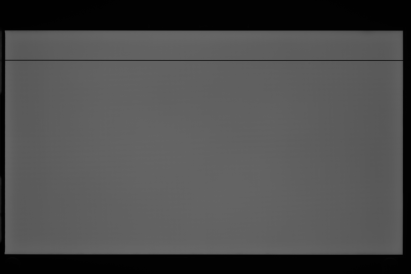
#> input picture images/3.bmp, 411 x 274 px, found by its file name
$ python find_line.py   (older library calls are emulated)
#> lines starting #> are read from the running program, lines starting #| are printed output that depends on the picture; after the words box and inside, x2 and y2 are one past the last pixel; in counts of white or black regions, pixels touching at a corner belong together
#coding:utf-8
import cv2
import numpy as np

def get_image(path):
	img = cv2.imread(path)
	gray = cv2.cvtColor(img,cv2.COLOR_BGR2GRAY)
	return img,gray


def Gaussian_Blur(gray):
	blurred = cv2.GaussianBlur(gray,(9,9),0)
	return blurred

def Sobel_gradient(blurred):
	gradX = cv2.Sobel(blurred,ddepth = cv2.CV_32F,dx = 1,dy = 0)
	gradY = cv2.Sobel(blurred,ddepth = cv2.CV_32F,dx = 0,dy = 1)
	gradY = np.absolute(gradY)
	gradient = cv2.subtract(gradX,gradY)
	gradient = cv2.convertScaleAbs(gradY)
	return gradX, gradY, gradient

def Thresh_and_blur(gradient):
	blurred = cv2.GaussianBlur(gradient,(9,9),0)
	(_,thresh) = cv2.threshold(blurred,15,16, cv2.THRESH_BINARY)
	return thresh

def image_morphology(thresh):
	kernel = cv2.getStructuringElement(cv2.MORPH_ELLIPSE,(25,25))
	closed = cv2.morphologyEx(thresh, cv2.MORPH_CLOSE, kernel)
	closed = cv2.erode(closed, None, iterations=4)
	closed = cv2.dilate(closed, None, iterations=4)
	return closed

def findcnts_and_box_point(closed):
	# 这里opencv3返回的是三个参数
	(_, cnts, _) = cv2.findContours(closed.copy(),
		cv2.RETR_CCOMP,
		cv2.CHAIN_APPROX_SIMPLE)
	c = sorted(cnts, key=cv2.contourArea, reverse=True)[2]
	print(len(cnts))
	# compute the rotated bounding box of the largest contour
	rect = cv2.minAreaRect(c)
	box = np.int0(cv2.boxPoints(rect))
	return box

def drawcnts_and_cut(original_img, box):
	# 因为这个函数有极强的破坏性，所有需要在img.copy()上画
	# draw a bounding box arounded the detected barcode and display the image
	draw_img = cv2.drawContours(original_img.copy(), [box], -1, (0, 0, 255), 3)

	Xs = [i[0] for i in box]
	Ys = [i[1] for i in box]
	x1 = min(Xs)
	x2 = max(Xs)
	y1 = min(Ys)
	y2 = max(Ys)
	hight = y2 - y1
	width = x2 - x1
	crop_img = original_img[y1:y1+hight, x1:x1+width]

	return draw_img, crop_img

def walk():

	img_path = '3.bmp'
	save_path = 'dog2.png'
	original_img, gray = get_image(img_path)
#> in get_image, img is the input picture: shape (274, 411, 3); min 1, max 103, mean 75.8
	blurred = Gaussian_Blur(gray)
	gradX, gradY, gradient = Sobel_gradient(blurred)
#> in Sobel_gradient, `gradX = cv2.Sobel(blurred,ddepth = cv2.CV_32F,dx = 1,dy = 0)`:
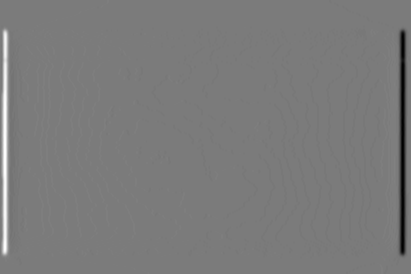
#> gradX: shape (274, 411) float32; min -156, max 167, mean -0.1; drawn with min black and max white
#> in Sobel_gradient, `gradY = np.absolute(gradY)`:
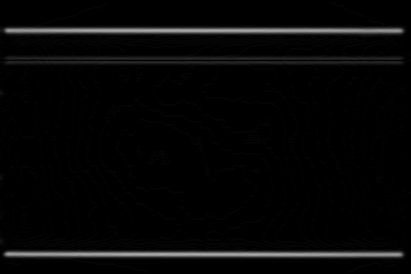
#> gradY: shape (274, 411) float32; min 0, max 172, mean 6.6
#> in Sobel_gradient, `gradient = cv2.subtract(gradX,gradY)`:
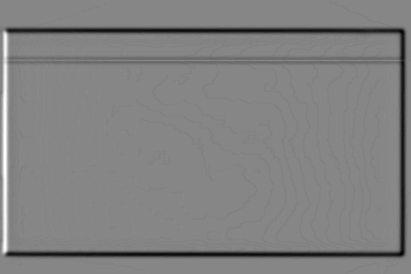
#> gradient: shape (274, 411) float32; min -184, max 166, mean -6.8; drawn with min black and max white
	thresh = Thresh_and_blur(gradient)
#> in Thresh_and_blur, `(_,thresh) = cv2.threshold(blurred,15,16, cv2.THRESH_BINARY)`:
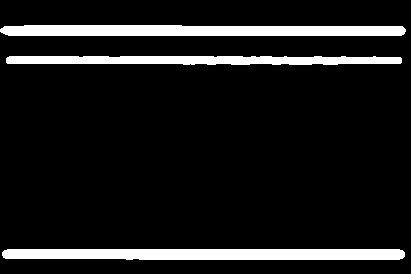
#> thresh: shape (274, 411); values 0 (black) and 16 (white), 10.3% white; 3 white regions
	box = findcnts_and_box_point(thresh)
#> in findcnts_and_box_point, `(_, cnts, _) = cv2.findContours(closed.copy(), cv2.RETR_CCOMP, cv2.CHA..`: cnts = 3 contours; box (x1, y1, x2, y2) and area: (2, 249, 405, 260) 3867, (0, 25, 406, 36) 3770, (6, 56, 402, 65) 2706
#> in findcnts_and_box_point, `c = sorted(cnts, key=cv2.contourArea, reverse=True)[2]`: c = contour of 75 points, box (x1, y1, x2, y2) (6, 56, 402, 65), area 2706
#| 3
#> in findcnts_and_box_point, `rect = cv2.minAreaRect(c)`: rect = ((203.5, 60), (8, 395), -90)
#> in findcnts_and_box_point, `box = np.int0(cv2.boxPoints(rect))`: box = [[401, 64], [6, 64], [6, 56], [401, 56]]
#> box = [[401, 64], [6, 64], [6, 56], [401, 56]]
	draw_img, crop_img = drawcnts_and_cut(original_img,box)
#> in drawcnts_and_cut, `draw_img = cv2.drawContours(original_img.copy(), [box], -1, (0, 0, 255..`:
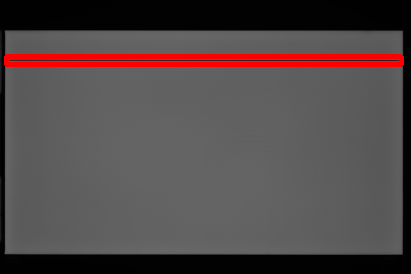
#> draw_img: shape (274, 411, 3); mean B, G, R 72.4, 72.4, 81.5
#> in drawcnts_and_cut, `Xs = [i[0] for i in box]`: Xs = [401, 6, 6, 401]
#> in drawcnts_and_cut, `Ys = [i[1] for i in box]`: Ys = [64, 64, 56, 56]
#> in drawcnts_and_cut, `x1 = min(Xs)`: x1 = 6
#> in drawcnts_and_cut, `x2 = max(Xs)`: x2 = 401
#> in drawcnts_and_cut, `y1 = min(Ys)`: y1 = 56
#> in drawcnts_and_cut, `y2 = max(Ys)`: y2 = 64
#> in drawcnts_and_cut, `hight = y2 - y1`: hight = 8
#> in drawcnts_and_cut, `width = x2 - x1`: width = 395

	# 暴力一点，把它们都显示出来看看

	#cv2.imshow('original_img', original_img)
	#cv2.imshow('blurred', blurred)
	cv2.imshow('gradX', gradX)
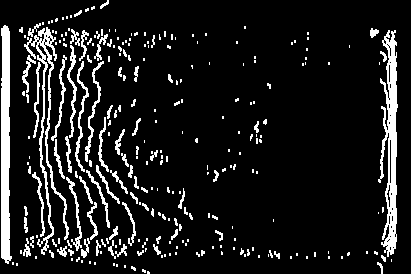
#> window 'gradX': shape (274, 411); 11.1% white; 272 white regions (198 under 20 px), largest, box (x1, y1, x2, y2) and area: (378, 30, 398, 257) 2191, (1, 25, 12, 264) 2013, (24, 27, 69, 255) 1471
	cv2.imshow('gradY', gradY)
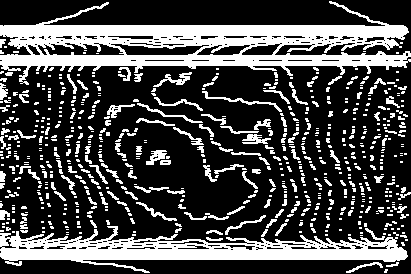
#> window 'gradY': shape (274, 411); 28.7% white; 676 white regions (529 under 20 px), largest, box (x1, y1, x2, y2) and area: (0, 1, 411, 85) 13337, (0, 226, 408, 273) 7745, (202, 91, 282, 112) 218
	cv2.imshow('final', gradient)
	cv2.imshow('thresh', thresh)
#> (the run stopped early here; a loop or call above may not have finished)
